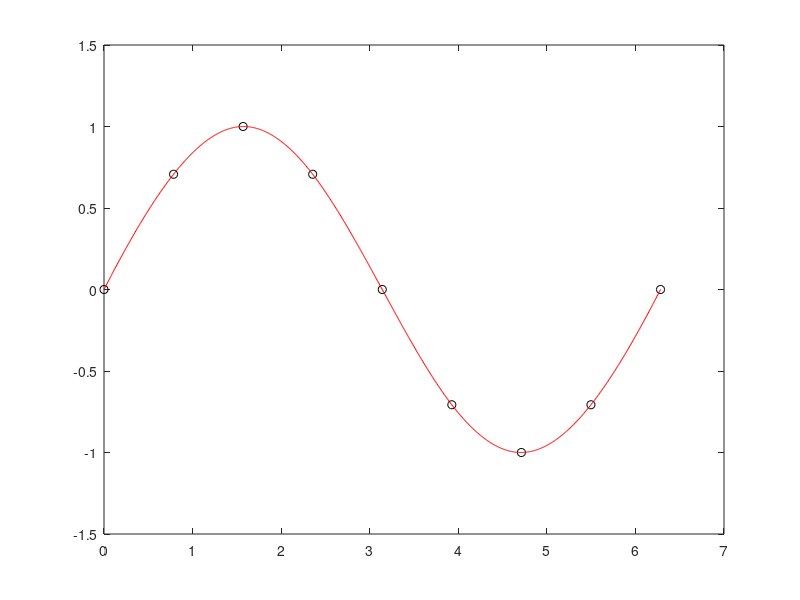

Here is the MATLAB script that generated this plot:
x=0:pi/4:2*pi; y=sin(x);
plot(x,y,'ok'); hold on

xx=linspace(0,2*pi,1000);

yy=interp1(x,y,xx,'spline');
plot(xx,yy,'r');